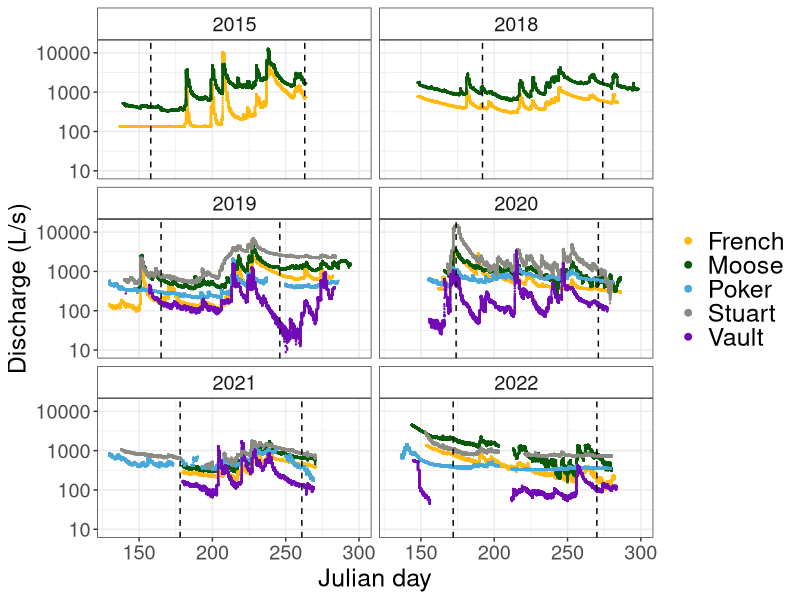
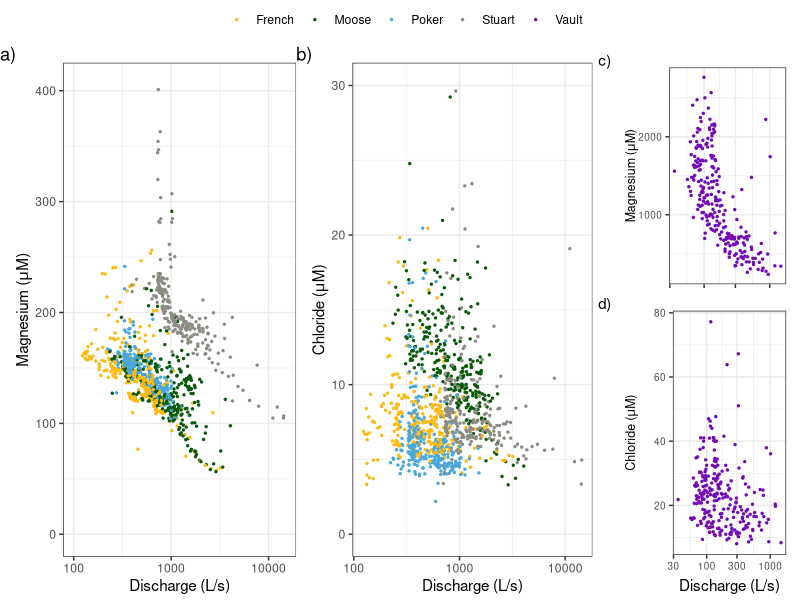
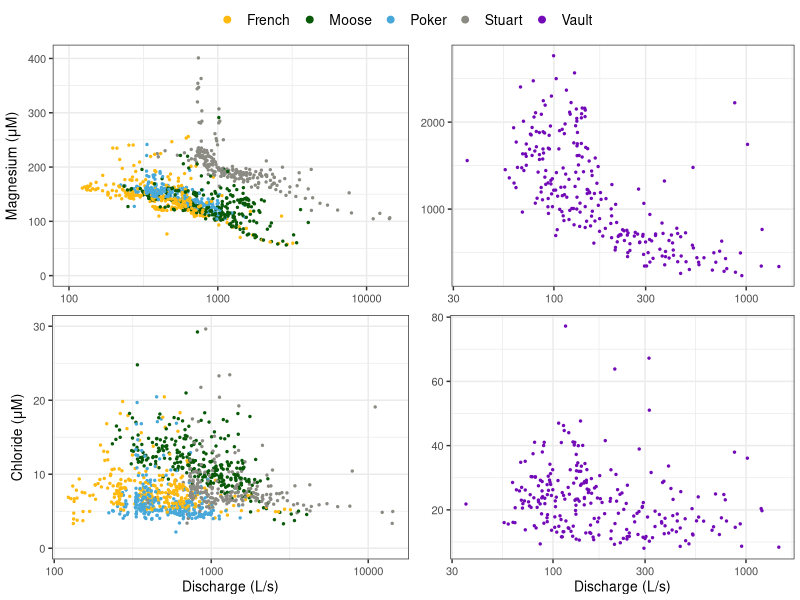
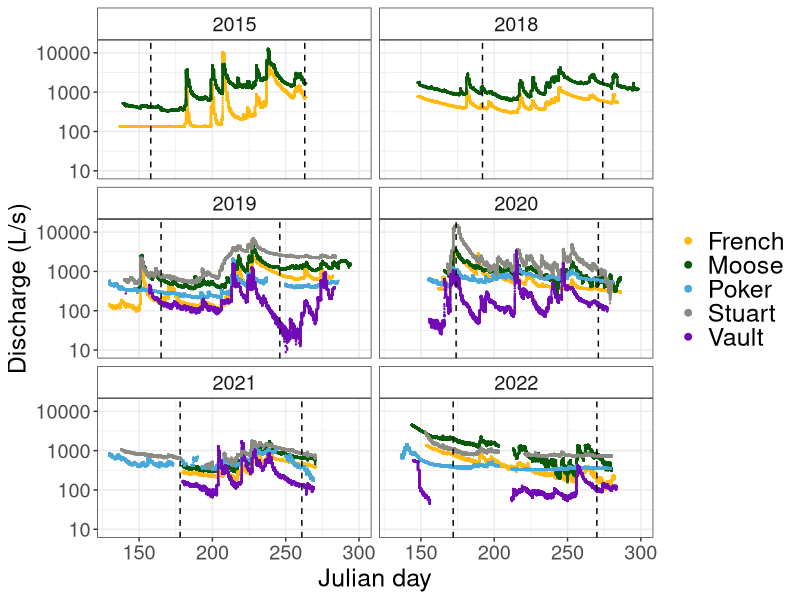
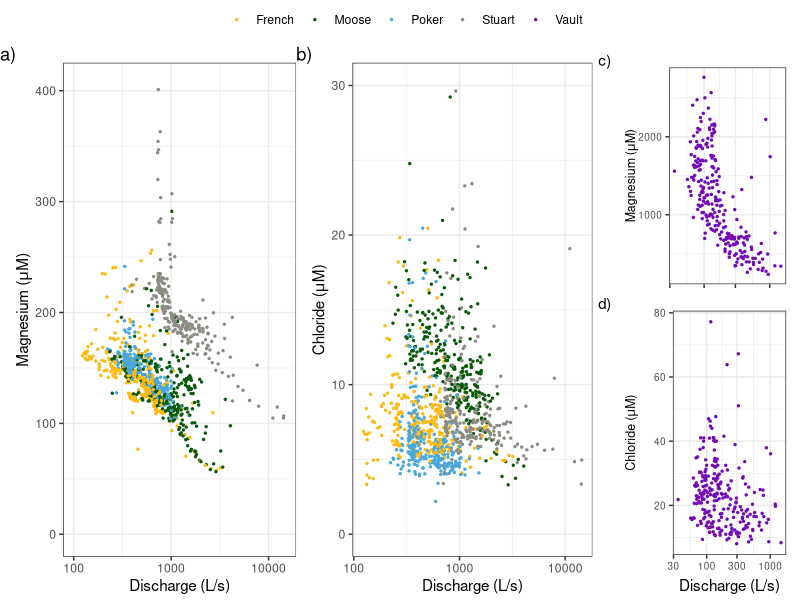
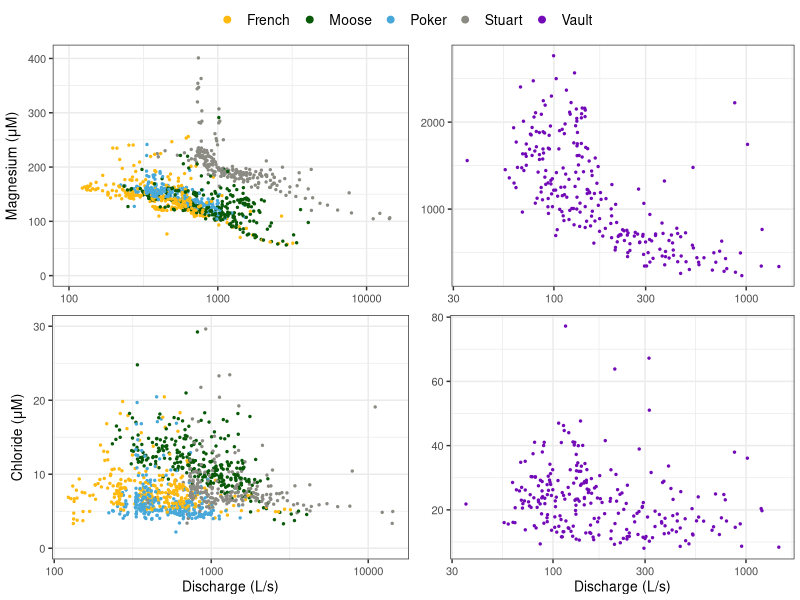

Recreate these plots in R, in order.
### Plot discharge data
library(here)
library(tidyr)
library(dplyr)
library(ggplot2)
library(scales)
library(ggpubr)

Q.2015 <- read.csv("Raw_data/Discharge/Q_2015.csv")
names(Q.2015) <- c(NA, "Site", "Q", "DateTime")
Q.2018 <- read.csv("Raw_data/Discharge/Q_2018.csv")
Q.2019 <- read.csv("Raw_data/Discharge/Q_2019.csv")
Q.2020 <- read.csv("Raw_data/Discharge/Q_2020.csv")
Q.2021 <- read.csv("Raw_data/Discharge/Q_2021.csv")
Q.2022 <- read.csv("Raw_data/Discharge/Q_2022.csv")
names(Q.2022) <- c("Site", "Q", "DateTime")


Q.dat.1 <- rbind(Q.2015[,-1],Q.2019, Q.2020, Q.2022)
Q.dat.2 <- rbind(Q.2018, Q.2021)
Q.dat <- full_join(Q.dat.1, Q.dat.2) %>% mutate(Site2 = case_when(Site == "POKE.Q.int" ~ "POKE",
                                                Site == "MOOS.Q.int" ~ "MOOS",
                                                Site == "FRCH.Q.int" ~ "FRCH",
                                                Site == "VAUL.Q.int" ~ "VAUL",
                                                Site == "STRT.Q.int" ~ "STRT",
                                                Site == "POKE" ~ "POKE",
                                                Site == "MOOS" ~ "MOOS",
                                                Site == "FRCH" ~ "FRCH",
                                                Site == "VAUL" ~ "VAUL",
                                                Site == "STRT" ~ "STRT"
)) %>% select(DateTime, Q, Site2)
names(Q.dat) <- c("DateTime", "Q", "Site")
Q.dat$DateTime <- as.POSIXct(Q.dat$DateTime, tzone = "America/Anchorage")
Q.dat$Year <- Q.dat$DateTime %>% format('%Y') %>% as.numeric()
Q.dat$Julian <- as.POSIXlt(Q.dat$DateTime)$yday %>% as.numeric()


## Model start and end dates
window <- data.frame(Year = c(2015, 2018:2022), start = c(158,192,165,174,178,172), 
                     end = c(263,274,246,271,261,270))

# Average discharge during analysis windows by site 2019-2022
Q.dat %>% filter(!Year %in% c(2015,2018),
                   Year == 2019 & Julian >= 165 & Julian <=246 |
                   Year == 2020 & Julian >= 174 & Julian <=271 |
                   Year == 2021 & Julian >= 178 & Julian <=261 |
                   Year == 2022 & Julian >= 172 & Julian <=270) %>% group_by(Site) %>% summarise(median = median(Q, na.rm = T), sd = sd(Q, na.rm = T),
                                                                                                 cv = sd/mean(Q,na.rm = T)*100)

## Q plots
cols <- c('darkgoldenrod1', '#085908', '#47A8D9', 'ivory4', '#730AB8')

# Raw Q
Q.dat %>% na.omit() %>% ggplot(aes(Julian, Q, color = Site)) + geom_point(size = 0.2) + 
  facet_wrap(~Year, ncol = 2, nrow = 3) +
  xlab("Julian day") + ylab("Discharge (L/s)") + theme_bw() +
  guides(colour = guide_legend(override.aes = list(size=2)))  +
  theme (strip.background =element_rect (fill="white"), text = element_text(size =18), legend.text=element_text(size=18)) +
  geom_vline(data = window, aes(xintercept = start), linetype = 2) + xlim(130,300) +
  geom_vline(data = window, aes(xintercept = end), linetype = 2) + scale_color_manual(values = cols, labels = c("French", "Moose", "Poker", "Stuart", "Vault")) + 
  scale_y_log10() + labs(col = NULL)

ggsave("Figures/All Q by year.png", width = 8, height = 6)


### Q and chems comparison
## Join Q
q2019 <- read.csv("Raw_data/Discharge/Q.daily.2019.csv") 
q2020 <- read.csv("Raw_data/Discharge/Q.daily.2020.csv") 
q2021 <- read.csv("Raw_data/Discharge/Q.daily.2021.csv") %>% select(Site,Day,Q)
q2022 <- read.csv("Raw_data/Discharge/Q.daily.2022.csv") 

q <- rbind(q2019,q2020,q2021,q2022) %>% rename(Date =Day)
q$Date = as.Date(q$Date)
head(q)

# Join chems
chems.d <- read.csv("Raw_data/All_mixing_data.csv") %>% filter(Type == "stream") %>% select(Date, year,Site, Chloride_uM, Magnesium_uM) %>% na.omit() %>%
                                                               group_by(Date, year,Site) %>% 
                                                               summarise(Chloride_uM = mean(Chloride_uM, na.rm = TRUE),
                                                                         Magnesium_uM = mean(Magnesium_uM, na.rm = TRUE)) %>% na.omit()
chems.d$Date <- as.Date(chems.d$Date)

                                                             
# Join chems and Q                                                             
chems.q <- left_join(q,chems.d) %>% filter(is.na(Magnesium_uM)==F, is.na(Chloride_uM)==F) %>%
  select(Site,Date,Magnesium_uM, Chloride_uM, Q) %>% na.omit()

# Plot
p1 <- chems.q %>% filter(Site != "VAUL") %>% ggplot(aes(Q,Magnesium_uM,col = Site)) + geom_point(size = 0.5) +
  theme_bw() + #geom_smooth(method = 'lm', alpha = 0.3, size = 1.5) +
  scale_color_manual(values = cols, labels = c("French", "Moose", "Poker", "Stuart", "Vault")) +
  labs(color = "", y = expression(paste("Magnesium (", mu, "M)", sep = "")), x = "Discharge (L/s)", tag = "a)") +
  scale_x_continuous(trans='log10', limits = c(100,15000)) + ylim(0,405) + 
  geom_point(data = chems.q[chems.q$Magnesium_uM > 600,], aes(Chloride_uM, Magnesium_uM, color = Site),size = 0.5) +
  theme(axis.title.y = element_text(margin = margin(t = 0, r = 0, b = 0, l = 0)), plot.margin = margin(4,0,4,0))

p2 <- chems.q %>% filter(Site != "VAUL") %>% ggplot(aes(Q,Chloride_uM,col = Site)) + geom_point(size = 0.5) +
  theme_bw() + #geom_smooth(method = 'lm', alpha = 0.3, size = 1.5)+
  scale_color_manual(values = cols, labels = c("French", "Moose", "Poker", "Stuart")) +
  labs(color = "", y = expression(paste("Chloride (", mu, "M)", sep = "")), x = "Discharge (L/s)", tag = "b)") + ylim(0,30.02) +
  scale_x_continuous(trans='log10') +
  theme(axis.title.y = element_text(margin = margin(t = 0, r = 0, b = 0, l = 0)), plot.margin = margin(4,0,4,0))

p3 <- chems.q %>% filter(Site == "VAUL") %>% ggplot(aes(Q,Magnesium_uM,col = Site)) + geom_point(size = 0.5, col = "#730AB8") +
  theme_bw() + #geom_smooth(method = 'lm', alpha = 0.3, size = 1.5) +
  labs(color = "", y = expression(paste("Magnesium (", mu, "M)", sep = "")), x = NULL, , tag = "c)") +
  scale_x_continuous(trans='log10') + theme(text=element_text(size=9), axis.text.x = element_blank(), plot.margin = margin(10,10,4,4),
                                            axis.title.y = element_text(margin = margin(t = 0, r = 0, b = 0, l = 10)))

p4 <- chems.q %>% filter(Site == "VAUL") %>% ggplot(aes(Q,Chloride_uM,col = Site)) + geom_point(size = 0.5, col = "#730AB8") +
  theme_bw() + #geom_smooth(method = 'lm', alpha = 0.3, size = 1.5)+
  labs(color = "", y = expression(paste("Chloride (", mu, "M)", sep = "")), x = "Discharge (L/s)", , tag = "d)") +
  scale_x_continuous(trans='log10') + theme(text=element_text(size=9),
                                            axis.title.y = element_text(margin = margin(t = 0, r = 10.5, b = 0, l = 10)),
                                            axis.title.x = element_text(size = 11, margin = margin(t = 6, r = 0, b = 0, l = 0)), 
                                            plot.margin = margin(2,10,4,4))

p <- ggarrange(p3,p4, common.legend = T, ncol = 1, heights = c(0.83,1))
ggarrange(p1,p2, p, common.legend = T, nrow = 1, widths = c(1,1,0.7))

ggsave("Figures/Q and chems 2.png", width = 6.5, height = 2.8)


## Just 4 plots
p1 <- chems.q %>% filter(Site != "VAUL") %>% ggplot(aes(Q,Magnesium_uM,col = Site)) + geom_point(size = 0.5) +
  theme_bw() +
  scale_color_manual(values = cols, labels = c("French", "Moose", "Poker", "Stuart", "Vault")) +
  labs(color = "", y = expression(paste("Magnesium (", mu, "M)", sep = "")), x = NULL) +
  scale_x_continuous(trans='log10', limits = c(100,15000)) + ylim(0,405) +
  geom_point(data = chems.q[chems.q$Magnesium_uM > 600,], aes(Chloride_uM, Magnesium_uM, color = Site),size = 0.5)+
  theme(plot.margin = margin(4,4,4,4), text = element_text(size =10), legend.text=element_text(size=10)) +
  guides(col = guide_legend(override.aes = list(size = 2)))

p2 <- chems.q  %>% filter(Site != "VAUL") %>% ggplot(aes(Q,Chloride_uM,col = Site)) + geom_point(size = 0.5) +
  theme_bw() + #geom_smooth(method = 'lm', alpha = 0.3, size = 1.5)+
  scale_color_manual(values = cols, labels = c("French", "Moose", "Poker", "Stuart")) +
  labs(color = "", y = expression(paste("Chloride (", mu, "M)", sep = "")), x = "Discharge (L/s)") +
  scale_x_continuous(trans='log10') + ylim(0,30.02)+ theme(plot.margin = margin(4,4,4,8), text = element_text(size =10), 
                                                           legend.text=element_text(size=10))

p3 <- chems.q %>% filter(Site == "VAUL") %>% ggplot(aes(Q,Magnesium_uM,col = Site)) + geom_point(size = 0.5, col = "#730AB8") +
  theme_bw() + #geom_smooth(method = 'lm', alpha = 0.3, size = 1.5) +
  labs(color = "", y = NULL, x = NULL) +
  scale_x_continuous(trans='log10') + theme(plot.margin = margin(4,4,4,4), text = element_text(size =10), 
                                            legend.text=element_text(size=10))

p4 <- chems.q %>% filter(Site == "VAUL") %>% ggplot(aes(Q,Chloride_uM,col = Site)) + geom_point(size = 0.5, col = "#730AB8") +
  theme_bw() + #geom_smooth(method = 'lm', alpha = 0.3, size = 1.5)+
  labs(color = "", y = NULL, x = "Discharge (L/s)") +
  scale_x_continuous(trans='log10') + theme(plot.margin = margin(4,4,4,12), text = element_text(size =10), legend.text=element_text(size=10))

ggarrange(p1,p3,p2,p4, common.legend = T, widths = c(1,0.93), heights = c(0.93,1))+ bgcolor("white") + border('white')       

ggsave("Figures/Q and chems.png", width = 4.3, height = 4)
